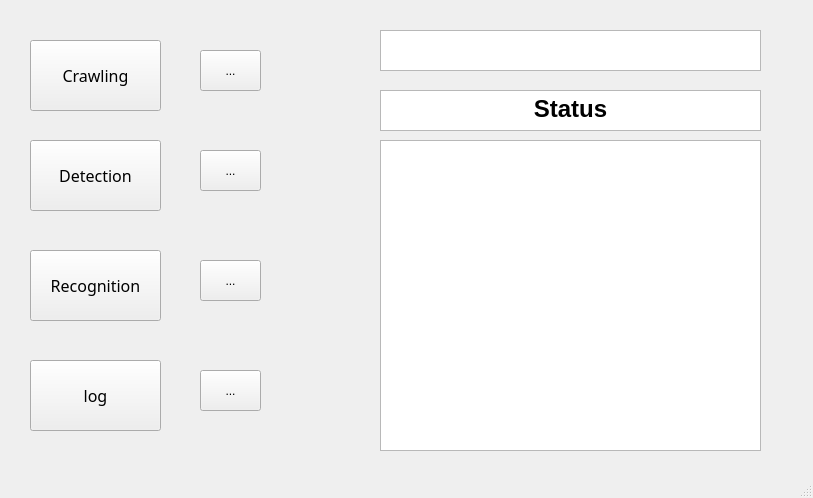
<?xml version="1.0" encoding="UTF-8"?>
<ui version="4.0">
 <class>MainWindow</class>
 <widget class="QMainWindow" name="MainWindow">
  <property name="geometry">
   <rect>
    <x>0</x>
    <y>0</y>
    <width>813</width>
    <height>498</height>
   </rect>
  </property>
  <property name="windowTitle">
   <string/>
  </property>
  <widget class="QWidget" name="centralwidget">
   <widget class="QPushButton" name="crawling_btn">
    <property name="geometry">
     <rect>
      <x>30</x>
      <y>40</y>
      <width>131</width>
      <height>71</height>
     </rect>
    </property>
    <property name="font">
     <font>
      <family>휴먼둥근헤드라인</family>
      <pointsize>12</pointsize>
     </font>
    </property>
    <property name="text">
     <string>Crawling</string>
    </property>
   </widget>
   <widget class="QToolButton" name="crawling_dir_btn">
    <property name="geometry">
     <rect>
      <x>200</x>
      <y>50</y>
      <width>61</width>
      <height>41</height>
     </rect>
    </property>
    <property name="text">
     <string>...</string>
    </property>
   </widget>
   <widget class="QToolButton" name="detection_dir_btn">
    <property name="geometry">
     <rect>
      <x>200</x>
      <y>150</y>
      <width>61</width>
      <height>41</height>
     </rect>
    </property>
    <property name="text">
     <string>...</string>
    </property>
   </widget>
   <widget class="QToolButton" name="recognition_dir_btn">
    <property name="geometry">
     <rect>
      <x>200</x>
      <y>260</y>
      <width>61</width>
      <height>41</height>
     </rect>
    </property>
    <property name="text">
     <string>...</string>
    </property>
   </widget>
   <widget class="QToolButton" name="log_dir_btn">
    <property name="geometry">
     <rect>
      <x>200</x>
      <y>370</y>
      <width>61</width>
      <height>41</height>
     </rect>
    </property>
    <property name="text">
     <string>...</string>
    </property>
   </widget>
   <widget class="QTextBrowser" name="log_txt">
    <property name="geometry">
     <rect>
      <x>380</x>
      <y>140</y>
      <width>381</width>
      <height>311</height>
     </rect>
    </property>
   </widget>
   <widget class="QPushButton" name="detection_btn">
    <property name="geometry">
     <rect>
      <x>30</x>
      <y>140</y>
      <width>131</width>
      <height>71</height>
     </rect>
    </property>
    <property name="font">
     <font>
      <family>휴먼둥근헤드라인</family>
      <pointsize>12</pointsize>
     </font>
    </property>
    <property name="text">
     <string>Detection</string>
    </property>
   </widget>
   <widget class="QPushButton" name="recognition_btn">
    <property name="geometry">
     <rect>
      <x>30</x>
      <y>250</y>
      <width>131</width>
      <height>71</height>
     </rect>
    </property>
    <property name="font">
     <font>
      <family>휴먼둥근헤드라인</family>
      <pointsize>12</pointsize>
     </font>
    </property>
    <property name="text">
     <string>Recognition</string>
    </property>
   </widget>
   <widget class="QPushButton" name="log_btn">
    <property name="geometry">
     <rect>
      <x>30</x>
      <y>360</y>
      <width>131</width>
      <height>71</height>
     </rect>
    </property>
    <property name="font">
     <font>
      <family>휴먼둥근헤드라인</family>
      <pointsize>12</pointsize>
     </font>
    </property>
    <property name="text">
     <string>log</string>
    </property>
   </widget>
   <widget class="QTextBrowser" name="status_title">
    <property name="geometry">
     <rect>
      <x>380</x>
      <y>90</y>
      <width>381</width>
      <height>41</height>
     </rect>
    </property>
    <property name="html">
     <string>&lt;!DOCTYPE HTML PUBLIC &quot;-//W3C//DTD HTML 4.0//EN&quot; &quot;http://www.w3.org/TR/REC-html40/strict.dtd&quot;&gt;
&lt;html&gt;&lt;head&gt;&lt;meta name=&quot;qrichtext&quot; content=&quot;1&quot; /&gt;&lt;style type=&quot;text/css&quot;&gt;
p, li { white-space: pre-wrap; }
&lt;/style&gt;&lt;/head&gt;&lt;body style=&quot; font-family:'Gulim'; font-size:9pt; font-weight:400; font-style:normal;&quot;&gt;
&lt;p align=&quot;center&quot; style=&quot; margin-top:0px; margin-bottom:0px; margin-left:0px; margin-right:0px; -qt-block-indent:0; text-indent:0px;&quot;&gt;&lt;span style=&quot; font-size:18pt; font-weight:600;&quot;&gt;Status&lt;/span&gt;&lt;/p&gt;&lt;/body&gt;&lt;/html&gt;</string>
    </property>
   </widget>
   <widget class="QTextBrowser" name="date_txt">
    <property name="geometry">
     <rect>
      <x>380</x>
      <y>30</y>
      <width>381</width>
      <height>41</height>
     </rect>
    </property>
    <property name="html">
     <string>&lt;!DOCTYPE HTML PUBLIC &quot;-//W3C//DTD HTML 4.0//EN&quot; &quot;http://www.w3.org/TR/REC-html40/strict.dtd&quot;&gt;
&lt;html&gt;&lt;head&gt;&lt;meta name=&quot;qrichtext&quot; content=&quot;1&quot; /&gt;&lt;style type=&quot;text/css&quot;&gt;
p, li { white-space: pre-wrap; }
&lt;/style&gt;&lt;/head&gt;&lt;body style=&quot; font-family:'Gulim'; font-size:9pt; font-weight:400; font-style:normal;&quot;&gt;
&lt;p align=&quot;center&quot; style=&quot;-qt-paragraph-type:empty; margin-top:0px; margin-bottom:0px; margin-left:0px; margin-right:0px; -qt-block-indent:0; text-indent:0px;&quot;&gt;&lt;br /&gt;&lt;/p&gt;&lt;/body&gt;&lt;/html&gt;</string>
    </property>
   </widget>
  </widget>
  <widget class="QMenuBar" name="menubar">
   <property name="geometry">
    <rect>
     <x>0</x>
     <y>0</y>
     <width>813</width>
     <height>21</height>
    </rect>
   </property>
  </widget>
  <widget class="QStatusBar" name="statusbar"/>
 </widget>
 <resources/>
 <connections/>
</ui>
